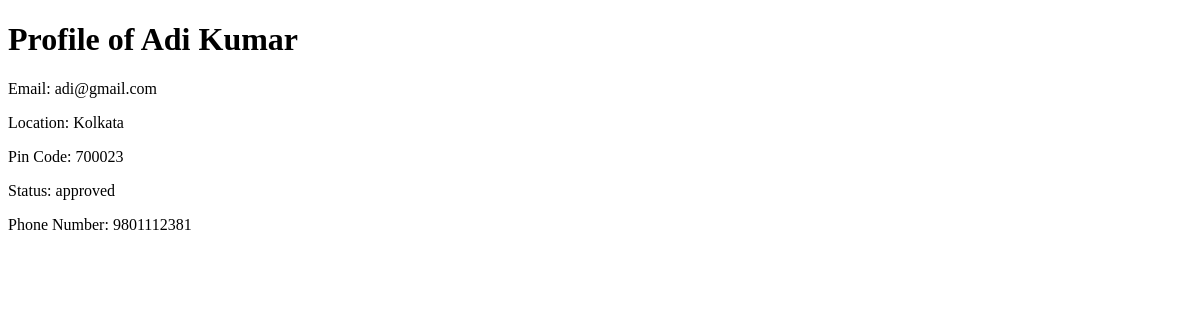
/user_profile/1, run on an earlier commit of the app's database.
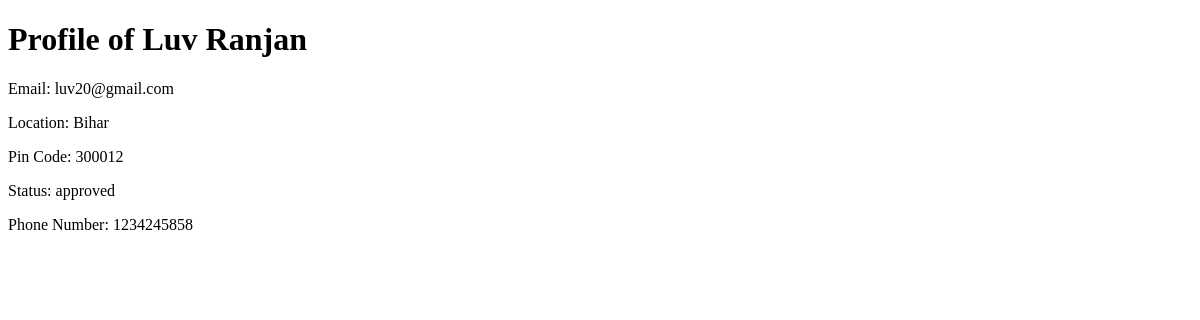
And on a later commit of the database.
### backend/models.py (models this page shows)
class User_Info(db.Model):
    __tablename__="user_info"
    id=db.Column(db.Integer,primary_key=True)
    email=db.Column(db.String,unique=True,nullable=False)
    password=db.Column(db.String,nullable=False)
    role=db.Column(db.Integer,default=1)
    full_name=db.Column(db.String,nullable=False)
    location=db.Column(db.String,nullable=False)
    pin_code=db.Column(db.Integer,nullable=False)
    user_status=db.Column(db.String,default='approved')
    phone=db.Column(db.Integer,nullable=False, unique=True)

### backend/controllers.py (the view)
@app.route("/user_profile/<int:id>")
def view_user_profile(id):
    user = User_Info.query.get(id)
    if user:
        return render_template("user_profile.html", user=user)
    else:
        return "User not found", 404

### templates/user_profile.html (shortened to what this page needs)
<!DOCTYPE html>
<html lang="en">
<head>
</head>
<body>
    <h1>Profile of {{ user.full_name }}</h1>
    <p>Email: {{ user.email }}</p>
    <p>Location: {{ user.location }}</p>
    <p>Pin Code: {{ user.pin_code }}</p>
    <p>Status: {{ user.user_status }}</p>
    <p>Phone Number: {{ user.phone }}</p>
</body>
</html>

What changed in the data, as far as the page shows it:
changed User_Info "approved": full_name "Adi Kumar" → "Luv Ranjan"; email "adi@gmail.com" → "luv20@gmail.com"; location "Kolkata" → "Bihar"; pin_code "700023" → "300012"; phone "9801112381" → "1234245858"
